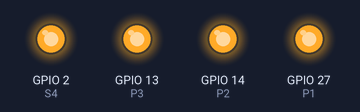
Simulated run of this sketch. Board: ESP32. Shown: output pins drawn as LEDs (lit = HIGH). Pins used as bus, display or sensor lines are not drawn.

Above: at 0.5 s.
At 20.0 s:
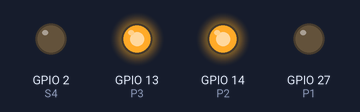
At 49.0 s:
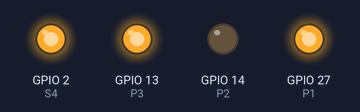
Timing chart, 0 to 66.7 s (numbered marks = the images above):
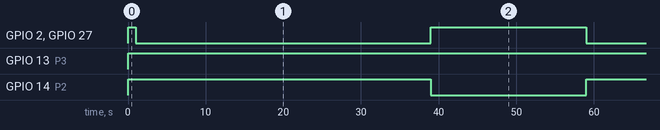

The sketch:

jal_rakshak1.ino
```cpp
#define S4 2
#define S1 25
#define S2 26
#define S3 19

#define P1 27
#define P2 14
#define P3 13

#define F3 23

void setup()
{
  pinMode(S4, OUTPUT);
  pinMode(S1, OUTPUT);
  pinMode(S2, OUTPUT);
  pinMode(S3, OUTPUT);

  pinMode(P1, OUTPUT);
  pinMode(P2, OUTPUT);
  pinMode(P3, OUTPUT);

  pinMode(F3, INPUT_PULLUP);

  // -------------------------------
  // Initial state
  // -------------------------------
  digitalWrite(S1, HIGH);   // CLOSED
  digitalWrite(S2, HIGH);   // CLOSED
  digitalWrite(S3, HIGH);   // CLOSED
  digitalWrite(S4, HIGH);   // CLOSED

  digitalWrite(P1, HIGH);   // OFF
  digitalWrite(P2, HIGH);   // OFF
  digitalWrite(P3, HIGH);   // OFF

  delay(1000);

  // =================================================
  // INITIAL FILL
  // S4 OPEN + P1 ON
  // =================================================

  digitalWrite(S4, LOW);
  digitalWrite(P1, LOW);

  delay(38000);

  digitalWrite(S4, HIGH);   // S4 CLOSED
  digitalWrite(P1, HIGH);   // P1 OFF


  // =================================================
  // LOOP 1
  // S3 OPEN + P2 ON
  // =================================================

  digitalWrite(S3, LOW);
  digitalWrite(P2, LOW);

  delay(20000);

  digitalWrite(P2, HIGH);   // P2 OFF
  digitalWrite(S3, HIGH);   // S3 CLOSED


  // =================================================
  // FILL AGAIN
  // S4 OPEN + P1 ON
  // =================================================

  digitalWrite(S4, LOW);
  digitalWrite(P1, LOW);

  delay(38000);

  digitalWrite(S4, HIGH);   // S4 CLOSED
  digitalWrite(P1, HIGH);   // P1 OFF


  // =================================================
  // LOOP 2
  // S1 OPEN + P2 ON
  // =================================================

  digitalWrite(S1, LOW);
  digitalWrite(P2, LOW);

  delay(20000);

  digitalWrite(P2, HIGH);   // P2 OFF
  digitalWrite(S1, HIGH);   // S1 CLOSED


  // =================================================
  // FILL AGAIN
  // S4 OPEN + P1 ON
  // =================================================

  digitalWrite(S4, LOW);
  digitalWrite(P1, LOW);

  delay(38000);

  digitalWrite(S4, HIGH);   // S4 CLOSED
  digitalWrite(P1, HIGH);   // P1 OFF


  // =================================================
  // LOOP 3
  // S2 OPEN + P2 ON
  // =================================================

  digitalWrite(S2, LOW);
  digitalWrite(P2, LOW);

  // P3 starts after 8 seconds
  delay(8000);

  digitalWrite(P3, LOW);    // P3 ON


  // P2 continues for remaining 28 seconds
  delay(28000);

  // Finish Loop 3
  digitalWrite(P2, HIGH);   // P2 OFF
digitalWrite(P3, HIGH);   // P3 OFF
  digitalWrite(S2, HIGH);   // S2 CLOSED
}

void loop()
{
  // Sequence complete
}
```

Measured:
- by itself, GPIO 2 (S4), GPIO 27 (P1): repeats every 58.0 s: LOW 38.0 s, HIGH 20.0 s
- by itself, GPIO 13 (P3): LOW → HIGH at 0.00 s
- by itself, GPIO 14 (P2): alternates HIGH for 38.5 s and LOW for 20.0 s
